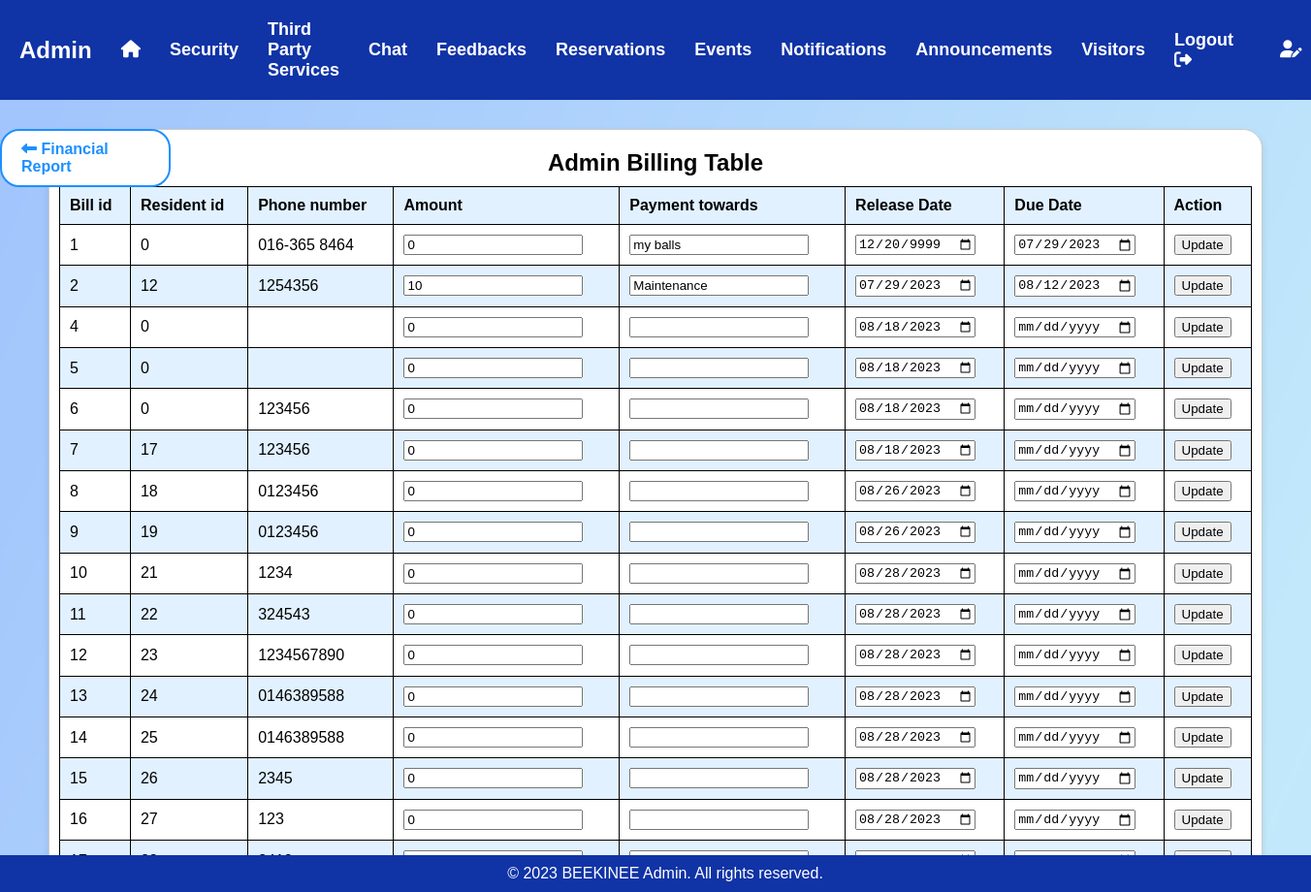
Page /adminbill.php on the committed database.
### tables this page shows
CREATE TABLE `admin_billingtable` (
  `bill_id` int(50) NOT NULL,
  `resident_id` int(50) NOT NULL,
  `username` varchar(50) NOT NULL,
  `phone_no` varchar(50) NOT NULL,
  `amount` int(50) NOT NULL,
  `type` varchar(50) NOT NULL,
  `release_date` date NOT NULL DEFAULT current_timestamp(),
  `due_date` date NOT NULL
);

### adminbill.php (the view, shortened to what this page needs)
<!DOCTYPE html>
<html>
<head>
</head>
<body>
<header>
        <nav>
            <h1>Admin</h1>
            <ul>
                <li><a href="admin_main.php"><i class="fa-solid fa-home"></i></a></li>
                <li><a href="viewsecuritypersonnel.php">Security</a></li>
                <li><a href="admin_thirdpartysecurity.php">Third Party Services</a></li>
                <li><a href="admin_chat.php">Chat</a></li>
                <li><a href="viewfeedbackmessage.php">Feedbacks</a></li>
                <li><a href="admin_managereservationtickets.php">Reservations</a></li>
                <li><a href="admin_createevents.php">Events</a></li>
                <li><a href="admin_sendnoti.php">Notifications</a></li>
                <li><a href="admin_announcement.php">Announcements</a></li>
                <li><a href="visitorhistory.php">Visitors</a></li>
                <div class="logout">
                    <li><a href="login.php">Logout&emsp;<i class="fa-solid fa-right-from-bracket"></i></a></li>
                </div>
                <li><a href="editadminprofile.php"><i class="fa-solid fa-user-pen"></i></a></li>
            </ul>
        </nav>
    </header>
    <div class="navigate-button">
        <a href="financialsummary.php" class="navigate"><i class="fa-solid fa-left-long"></i>  Financial Report</a>
    </div>
    <div class="table-container">
        <?php
        include 'dbConn.php';
        $sql = "SELECT bill_id, resident_id, phone_no, amount, type, release_date, due_date FROM admin_billingtable";
        $result = mysqli_query($connection, $sql);
        if (mysqli_num_rows($result) > 0) {
            echo '<table>';
            echo '<caption>Admin Billing Table</caption>';
            echo '<tr>';
            echo '<th>Bill id</th>';
            echo '<th>Resident id</th>';
            echo '<th>Phone number</th>';
            echo '<th>Amount</th>';
            echo '<th>Payment towards</th>';
            echo '<th>Release Date</th>';
            echo '<th>Due Date</th>';
            echo '<th>Action</th>';
            echo '</tr>';
            while ($row = mysqli_fetch_assoc($result)) {
                echo '<tr>';
                echo '<td>' . $row['bill_id'] . '</td>';
                echo '<td>' . $row['resident_id'] . '</td>';
                echo '<td>' . $row['phone_no'] . '</td>';
                echo '<form method="post">';
                echo '<td><input type="number" name="amount" value="' . $row['amount'] . '"></td>';
                echo '<td><input type="text" name="type" value="' . $row['type'] . '"></td>';
                echo '<td><input type="date" name="release_date" value="' . $row['release_date'] . '"></td>';
                echo '<td><input type="date" name="due_date" value="' . $row['due_date'] . '"></td>';
                echo '<td><input type="submit" name="submit" value="Update"></td>';
                echo '</form>';
                echo '</tr>';
            }
            echo '</table>';
        } else {
            echo 'No records found in the table.';
        }
        ?>
    </div>
    <footer>
        <p>&copy; 2023 BEEKINEE Admin. All rights reserved.</p>
    </footer>
</body>
</html>

### adminbill.php (style rules this page uses)
body { font-family: Arial, sans-serif; margin: 0; padding: 0; background-image: url(img/adminbg.png); background-repeat: no-repeat; background-attachment: fixed; background-position: center; background-size: cover; background-size: 100%; }
header { background-color: #1033a6; color: #fff; padding: 20px; }
header h1 { margin: 0; display: flex; align-items: center; }
nav { display: flex; align-items: center; }
nav ul { list-style: none; padding: 0; margin: 0; display: flex; align-items: center; }
nav li { margin-left: 30px; }
nav a { text-decoration: none; color: #fff; font-weight: bold; font-size: 18px; transition: color 0.3s ease; }
.logout { margin-left: auto; }
.logout a { text-decoration: none; color: #fff; font-size: 18px; transition: color 0.3s ease; }
.navigate { position:fixed; margin-top: 30px; margin-right: 87%; display: inline-block; padding: 10px 20px; width:auto; background-color: #fff; color: #1e90ff; border: 2px solid #1e90ff; border-radius: 20px; text-decoration: none; font-weight: bold; transition: background-color 0.3s ease, color 0.3s ease; }
.table-container { margin-top: 30px; margin-left: 50px; margin-right: 50px; border: 1px solid #ccc; border-radius: 20px; padding: 10px; box-shadow: 0 4px 8px rgba(0, 0, 0, 0.1); background-color: #fff; }
table { border-collapse: collapse; width: 100%; }
th, td { border: 1px solid black; padding: 10px; text-align: left; }
tr:nth-child(odd) { background-color: #e1f1ff; }
caption { caption-side: top; text-align: center; font-weight: bold; font-size: 24px; padding: 10px 0; }
footer { position: fixed; bottom: 0; width: 100%; background-color: #1033a6; color: #fff; padding: 10px; text-align: center; }
footer p { margin: 0; }

### rows in the picture
admin_billingtable: bill_id "1", resident "0", phone_no "016-365 8464", amount "0", type "my balls", release_date "12/20/9999", due_date "07/29/2023"
admin_billingtable: bill_id "2", resident "12", phone_no "1254356", amount "10", type "Maintenance", release_date "07/29/2023", due_date "08/12/2023"
admin_billingtable: bill_id "4", resident "0", amount "0", release_date "08/18/2023"
admin_billingtable: bill_id "5", resident "0", amount "0", release_date "08/18/2023"
admin_billingtable: bill_id "6", resident "0", phone_no "123456", amount "0", release_date "08/18/2023"
admin_billingtable: bill_id "7", resident "17", phone_no "123456", amount "0", release_date "08/18/2023"
admin_billingtable: bill_id "8", resident "18", phone_no "0123456", amount "0", release_date "08/26/2023"
admin_billingtable: bill_id "9", resident "19", phone_no "0123456", amount "0", release_date "08/26/2023"
admin_billingtable: bill_id "10", resident "21", phone_no "1234", amount "0", release_date "08/28/2023"
admin_billingtable: bill_id "11", resident "22", phone_no "324543", amount "0", release_date "08/28/2023"
admin_billingtable: bill_id "12", resident "23", phone_no "1234567890", amount "0", release_date "08/28/2023"
admin_billingtable: bill_id "13", resident "24", phone_no "0146389588", amount "0", release_date "08/28/2023"
admin_billingtable: bill_id "14", resident "25", phone_no "0146389588", amount "0", release_date "08/28/2023"
admin_billingtable: bill_id "15", resident "26", phone_no "2345", amount "0", release_date "08/28/2023"
admin_billingtable: bill_id "16", resident "27", phone_no "123", amount "0", release_date "08/28/2023"
